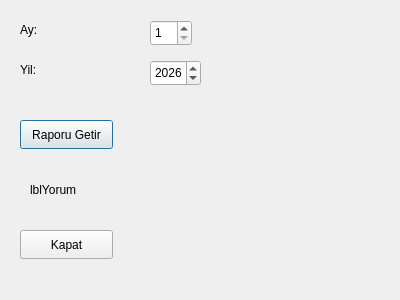
<?xml version="1.0" encoding="UTF-8"?>
<ui version="4.0">
 <class>RaporDialog</class>
 <widget class="QDialog" name="RaporDialog">
  <property name="geometry">
   <rect>
    <x>0</x>
    <y>0</y>
    <width>400</width>
    <height>300</height>
   </rect>
  </property>
  <property name="windowTitle">
   <string>Dialog</string>
  </property>
  <widget class="QLabel" name="label">
   <property name="geometry">
    <rect>
     <x>20</x>
     <y>20</y>
     <width>63</width>
     <height>20</height>
    </rect>
   </property>
   <property name="text">
    <string>Ay:</string>
   </property>
  </widget>
  <widget class="QLabel" name="label_2">
   <property name="geometry">
    <rect>
     <x>20</x>
     <y>60</y>
     <width>63</width>
     <height>20</height>
    </rect>
   </property>
   <property name="text">
    <string>Yil:</string>
   </property>
  </widget>
  <widget class="QLabel" name="lblYorum">
   <property name="geometry">
    <rect>
     <x>30</x>
     <y>180</y>
     <width>81</width>
     <height>20</height>
    </rect>
   </property>
   <property name="text">
    <string>lblYorum</string>
   </property>
   <property name="wordWrap">
    <bool>true</bool>
   </property>
  </widget>
  <widget class="QSpinBox" name="spinAy">
   <property name="geometry">
    <rect>
     <x>150</x>
     <y>20</y>
     <width>42</width>
     <height>26</height>
    </rect>
   </property>
   <property name="minimum">
    <number>1</number>
   </property>
   <property name="maximum">
    <number>12</number>
   </property>
  </widget>
  <widget class="QSpinBox" name="spinYil">
   <property name="geometry">
    <rect>
     <x>150</x>
     <y>60</y>
     <width>51</width>
     <height>26</height>
    </rect>
   </property>
   <property name="maximum">
    <number>2050</number>
   </property>
   <property name="value">
    <number>2026</number>
   </property>
  </widget>
  <widget class="QPushButton" name="btnRapor">
   <property name="geometry">
    <rect>
     <x>20</x>
     <y>120</y>
     <width>93</width>
     <height>29</height>
    </rect>
   </property>
   <property name="text">
    <string>Raporu Getir</string>
   </property>
  </widget>
  <widget class="QPushButton" name="btnKapat">
   <property name="geometry">
    <rect>
     <x>20</x>
     <y>230</y>
     <width>93</width>
     <height>29</height>
    </rect>
   </property>
   <property name="text">
    <string>Kapat</string>
   </property>
  </widget>
 </widget>
 <resources/>
 <connections/>
</ui>
